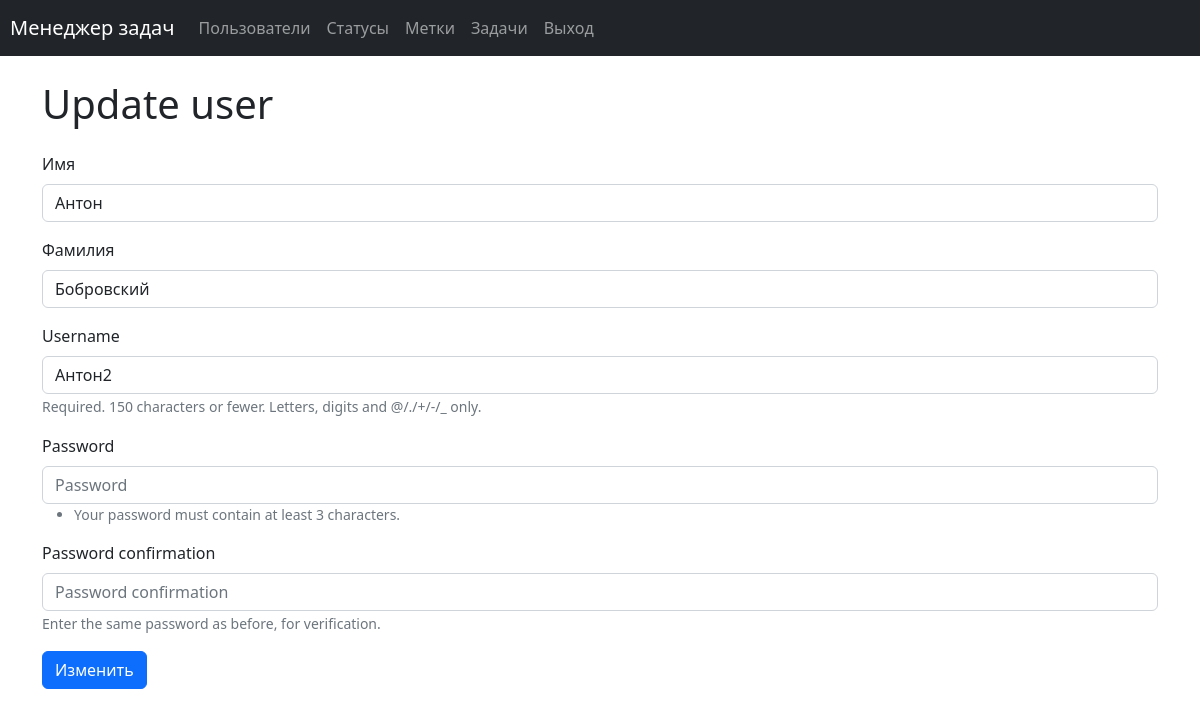
Screenshot of /users/6/update/ (signed in) with the database file from the repository.
### task_manager/users/models.py (models this page shows, shortened)
class User(AbstractUser):
    groups = models.ManyToManyField(Group, related_name='auth_user_groups')
    user_permissions = models.ManyToManyField(Permission, related_name='auth_user_permissions')
    first_name = models.CharField(max_length=150)
    last_name = models.CharField(max_length=150)

### task_manager/users/views.py (the view)
# urls.py: path('<int:pk>/update/', UserUpdateView.as_view(),
class UserUpdateView(UserLoginMixin, UserPermitModifyMixin, SuccessMessageMixin, UpdateView):
    template_name = 'users/update.html'
    model = User
    form_class = UserCreateForm
    success_url = reverse_lazy('users')
    success_message = _('User is successfully updated')
    permission_message = _('You have no rights to change another user.')
    permission_url = reverse_lazy('users')

### task_manager/users/forms.py
class UserCreateForm(UserCreationForm):
    first_name = forms.CharField(
        max_length=150, required=True, label=_("First name")
    )
    last_name = forms.CharField(
        max_length=150, required=True, label=_("Last name")
    )
    class Meta(UserCreationForm.Meta):
        model = User
        fields = ('first_name', 'last_name',
                  'username', 'password1', 'password2'
                  )

### task_manager/mixins.py (called while the page is built)
    def dispatch(self, request, *args, **kwargs):
        if not request.user.is_authenticated:
            message = _("You are not logged in! Please log in.")
            messages.error(request, message)
            return redirect(self.login_url)
        return super().dispatch(request, *args, **kwargs)

    def test_func(self):
        return self.get_object().id == self.request.user.id

### task_manager/templates/users/update.html (shortened to what this page needs)
{% extends 'base.html' %}
{% load django_bootstrap5 %}
{% load i18n %}
{% block content %}
<div class="container wrapper flex-grow-1">
      <h1 class="my-4">
        {% trans 'Update user' %}
      </h1>
<form action="{% url 'user_update' user.id %}" method="post">
    {% bootstrap_form form %}
    <input class="btn btn-primary" type="submit" value="{% trans 'Update' %}">
</form>
</div>
{% endblock %}

### rows the page displays
User: first_name "Антон", last_name "Бобровский", username "Антон2"
